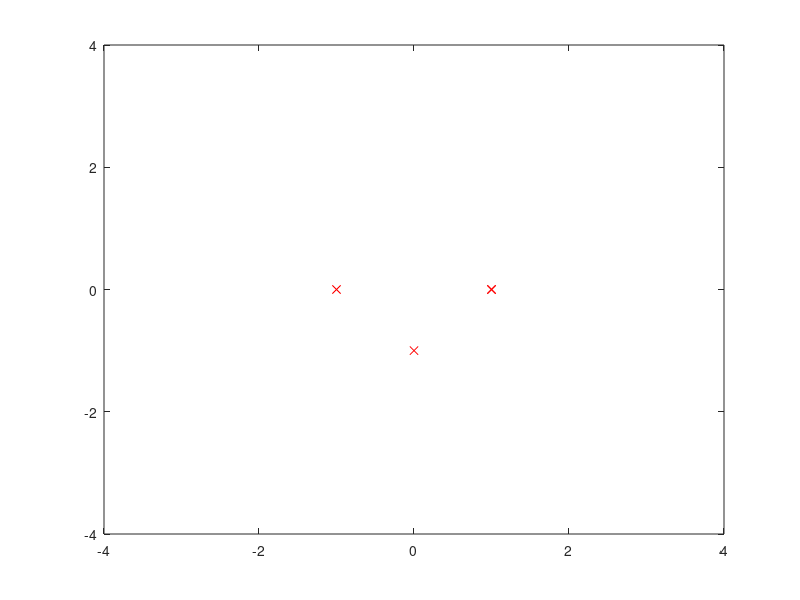

MATLAB code to generate this figure: (Note: this script raises an error after producing the figure.)
%%BPSK modulated signal
nbits = 4;
bits = randi([0 3], 1, nbits) 
modbits = pskmod(bits, 4)
figure(1);
plot(modbits, 'rx')
axis([-4,4 ,-4,4]);% bpsk has order 2
% for instance, if I wanted to use QPSK the following
% lines will be used:
% bits = randi([0 3], 1, nbits);
% modbits = pskmod(bits, 4);
% will need to convert the bits to symbols to use QPSK% to make a time domain function use linspace
% in linspace, the third argument is the # of samples, currently 2 bit per
% sample. one bit per sample will not create a waveform
t = linspace(0, nbits, 10*nbits); %11 bits per symbol
f = 4; %Rb = 25, Fc=100 - ratio of 4
fc = 100;
txbits = repelem(modbits, 10); %11 bits per sample
%txi = real(txbits) .* cos(2*pi*f*t);
txq = imag(txbits) .* sin(2*pi*f*t);plot(t, txi, '.-')
% to plot the energy of the signal use:
% plot(abs(x(1:size(samples of signal)))
%txOTA = txi+txq;
plot(t, txOTA, '.-r')
rx = txOTA;rxI = rx .* cos(2*pi*f*t);
rxQ = rx .* sin(2*pi*f*t);subplot(2,1,1)
plot (t, rxI, 'r');
subplot(2,1,2);
plot(t, rxQ, 'b');rxIQ = intdump(rxI, 10) + 1i*intdump(rxQ, 10);
pskdemod(rxIQ, 4);